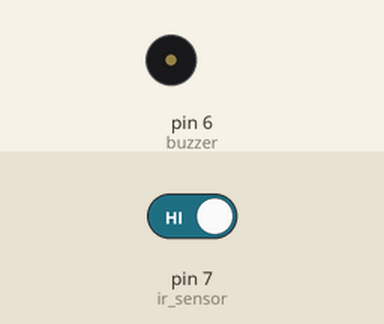
Simulated run of this sketch. Board: Arduino Uno, built with avr-gcc and run on an emulated ATmega328P. On the bench: buzzer (waves = sounding, pin HIGH). The inputs (shaded band) are chosen by the test bench; at power-on: pin 7 (ir_sensor) HIGH.

Above: at 1.2 s.
1.3 s: pin 7 (ir_sensor) driven LOW
At 2.5 s:
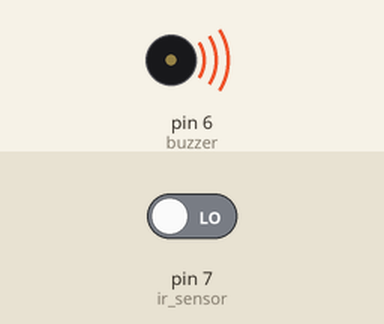
2.8 s: pin 7 (ir_sensor) driven HIGH
At 3.6 s:
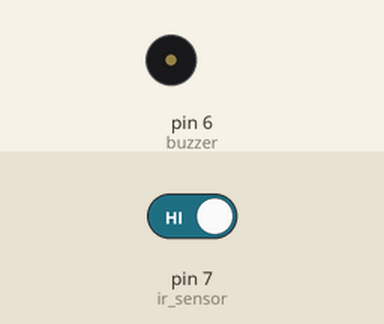
Timing chart, 0 to 5.8 s (numbered marks = the images above; inputs shaded):
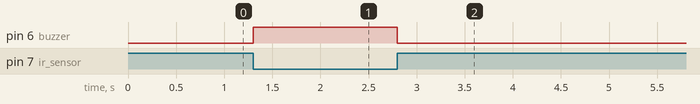

Measured:
- after the input at 1.3 s, pin 6 (buzzer): LOW → HIGH at once
- after the input at 2.8 s, pin 6 (buzzer): HIGH → LOW at once

The sketch:

ir_sensor.ino
```cpp
int ir_sensor = 7;
int buzzer = 6;

void setup() {
  // put your setup code here, to run once:
pinMode(ir_sensor,INPUT);
pinMode(buzzer,OUTPUT);
}

void loop() {
  // put your main code here, to run repeatedly:
int data = digitalRead(ir_sensor);
Serial.println(data);
if(data==0){
  digitalWrite(buzzer, HIGH);

}
else{
  digitalWrite(buzzer,LOW);
}
}
```
